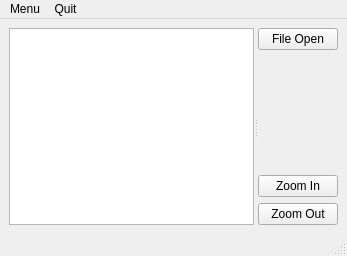
<?xml version="1.0" encoding="UTF-8"?>
<ui version="4.0">
 <class>zoom</class>
 <widget class="QMainWindow" name="zoom">
  <property name="geometry">
   <rect>
    <x>0</x>
    <y>0</y>
    <width>347</width>
    <height>256</height>
   </rect>
  </property>
  <property name="windowTitle">
   <string>zoom</string>
  </property>
  <widget class="QWidget" name="centralwidget">
   <layout class="QHBoxLayout" name="horizontalLayout">
    <item>
     <widget class="QSplitter" name="splitter">
      <property name="orientation">
       <enum>Qt::Horizontal</enum>
      </property>
      <widget class="QGraphicsView" name="imageView"/>
      <widget class="QWidget" name="">
       <layout class="QVBoxLayout" name="verticalLayout_2">
        <item>
         <widget class="QPushButton" name="openPushButton">
          <property name="text">
           <string>File Open</string>
          </property>
         </widget>
        </item>
        <item>
         <spacer name="verticalSpacer">
          <property name="orientation">
           <enum>Qt::Vertical</enum>
          </property>
          <property name="sizeHint" stdset="0">
           <size>
            <width>20</width>
            <height>40</height>
           </size>
          </property>
         </spacer>
        </item>
        <item>
         <layout class="QVBoxLayout" name="verticalLayout">
          <item>
           <widget class="QPushButton" name="zoomInPushButton">
            <property name="text">
             <string>Zoom In</string>
            </property>
           </widget>
          </item>
          <item>
           <widget class="QPushButton" name="zoomOutPushButton">
            <property name="text">
             <string>Zoom Out</string>
            </property>
           </widget>
          </item>
         </layout>
        </item>
       </layout>
      </widget>
     </widget>
    </item>
   </layout>
  </widget>
  <widget class="QMenuBar" name="menubar">
   <property name="geometry">
    <rect>
     <x>0</x>
     <y>0</y>
     <width>347</width>
     <height>17</height>
    </rect>
   </property>
   <widget class="QMenu" name="menuMenu">
    <property name="title">
     <string>Menu</string>
    </property>
    <addaction name="actionZoom_In"/>
    <addaction name="actionZoom_Out"/>
   </widget>
   <widget class="QMenu" name="menuQuit">
    <property name="title">
     <string>Quit</string>
    </property>
   </widget>
   <addaction name="menuMenu"/>
   <addaction name="menuQuit"/>
  </widget>
  <widget class="QStatusBar" name="statusbar"/>
  <action name="actionZoom_In">
   <property name="text">
    <string>Zoom In</string>
   </property>
  </action>
  <action name="actionZoom_Out">
   <property name="text">
    <string>Zoom Out</string>
   </property>
  </action>
 </widget>
 <resources/>
 <connections/>
</ui>
